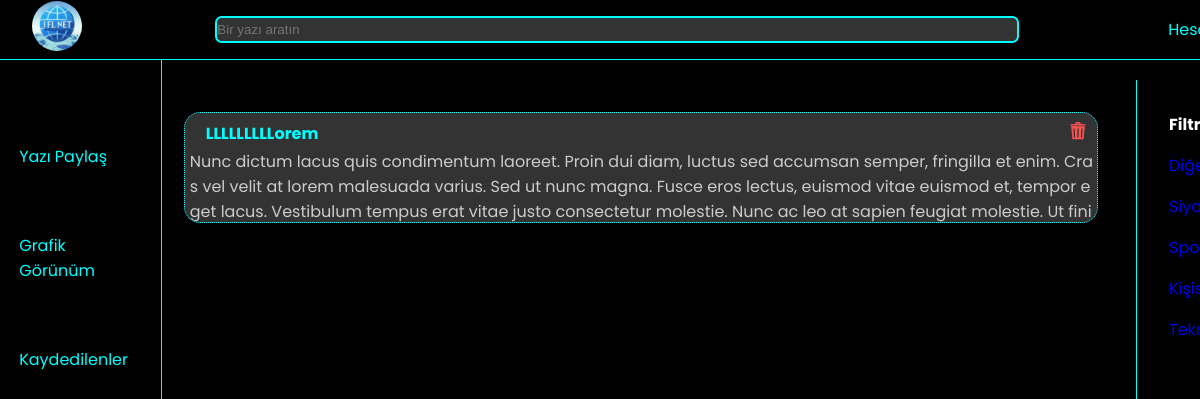
The app's page / (signed in) with its own data.
### app.py (models this page shows)
class Yazilar(db.Model):
    id = db.Column(db.Integer, primary_key=True)
    message = db.Column(db.String(10000), nullable=False)
    user_id = db.Column(db.Integer, db.ForeignKey('user.id'), nullable=False)
    baslik = db.Column(db.String(50), nullable=False, unique=True)
    kaydedilme_sayısı = db.relationship('YaziKaydet',backref='Yazilar',lazy='dynamic')
    kategori = db.Column(db.String(50),nullable=False, default="Diğer")

### app.py (the view)
@app.route('/')
def home():
    if current_user.is_authenticated:
        filter = request.args.get('filter',  type = str)
        if filter:
            yazilar = Yazilar.query.filter(Yazilar.kategori == filter)
            if  yazilar.count() < 1:
                yazilar = None
        else:
            yazilar = Yazilar.query.all()
        return  render_template('home.html', yazilar = yazilar, c_user = current_user, filtre=filter,kategoriler = ["diğer", "siyaset", "spor", "kişisel-gelişim", "teknoloji"])
    else:
        return "Lütfen giriş yapın"

### app.py (called while the page is built)
@login_manager.user_loader
def load_user(user_id):
    return User.query.get(int(user_id))

@app.before_request
def make_session_permanent():
    session.permanent = True

### templates/home.html (shortened to what this page needs)
{% extends "base.html" %}
{%block title%} <title>IFLNET</title>
<link rel="stylesheet" href="../static/css/home/main.css">
{%endblock%}
{% block content %}
    <section class="ana">
        <div class="yazilar">
            <ul class="yazi">
                {% if yazilar %}
                    {% for yazi in yazilar|reverse %}
                        <a class="yazi-link" href="/yazi/{{yazi.baslik}}"> <li>
                            <div class="post-ici">
                                <div class="baslik-kismi">
                                    <span class="baslik-class"> {{yazi.baslik}} </span><span class="uzat"></a></span>
                                    {% if c_user.id == yazi.user_id %}
                                    <a href="/yazi/{{yazi.baslik}}/kaldir"><img src="../static/images/sil.svg" alt="Sil" width="20px"></a>
                                    {% endif %}
                                    <a class="yazi-link" href="/yazi/{{yazi.baslik}}">
                                </div>
                                <br> <div class="yazi-icerik">
                                    {{yazi.message|safe}}
                                </div> </div> </li></a>
                    {% endfor %}
                {% else %}
                    <div class="bulunamadi">
                        <h3>Hiçbir yazı bulunamadı.</h3> <img src="../static/images/sad-doge.png" alt="sad doge" width="400px">
                    </div>
                {% endif %}
        <div class="filtre" id="filtre">
            <ul>
                <div class="label-bas">
                    {% if filtre %}
                    <a href="/"><span class="aktif-label">Filtreleri <br>Kaldır</span></a>
                    {% else %}
                    <span class="deaktif-label"><b>Filtrele</b></span>
                    {% endif %}
                </div>
                {% for kategori in kategoriler %}
                    {% if filter == kategori %}
                        <li class="aktif"><a href="/">{{kategori}} <span class="x">✓</span></a></li>
                    {% else %}
                        <li><a href="http://127.0.0.1:5000/?filter={{kategori}}">{{kategori}}</a></li>
                    {% endif %}
                {% endfor %}
            </ul>
        </div>
    </section>
{% endblock %}

### static/css/home/main.css (style rules this page uses)
section.ana { margin-left: 10em; display: inline-flex; color: white; }
section.ana .yazilar { margin: 1em 0.5em 0 0.5em; width: 60em; }
section.ana .yazilar .yazi-link { z-index: 5; }
section.ana .yazilar span { font-weight: bold; margin-left: 1em; margin-top: -0.5em; overflow: hidden; color: var(--vurgu); }
section.ana .yazilar a { text-decoration: none; color: whitesmoke; }
section.ana .yazilar a { text-decoration: none; color: var(--acik-gri); }
section.ana .yazilar p { overflow: hidden; }
section.ana .yazilar li { cursor: pointer; background-color: var(--koyu-gri); margin-top: 1em; margin-left: -1.5em; width: 57em; border: 1px dotted var(--vurgu); border-radius: 1em; height: 6.8em; overflow-y: hidden; }
section.ana .yazilar li .post-ici { display: inline-block; margin-left: 0.3em; margin-top: 0.5em; }
section.ana .yazilar li .post-ici .yazi-icerik { margin-top: -0.8em; word-break: break-all; }
section.ana .yazilar li .baslik-kismi { display: inline-flex; }
section.ana .yazilar li .baslik-kismi img { position: absolute; right: 3em; margin-bottom: 0; }
.filtre { position: fixed; background-color: var(--main); width: 10em; height: 999em; margin-left: 61em; border-left: 1px solid var(--vurgu); }
.filtre .label-bas { margin-left: -0.5em; }
.filtre ul { margin-top: 2em; text-transform: capitalize; }
.filtre ul span { paddings-bottom: 2em; padding-left: -0.1em; }
.filtre ul li { margin-top: 1em; margin-left: -0.5em; color: var(--vurgu); }
.filtre ul li a { text-decoration: none; }

### static/css/base/main.css (style rules this page uses)
:root { --main: #000000; --vurgu: #00FFFF; --koyu-gri: #333333; --acik-gri: #CCCCCC; }
span { pointer-events: none; white-space: nowrap; }
body { display: inline-block; background: var(--main); font-family: "Poppins"; margin: 0; position: relative; }
ul { list-style-type: none; }

### records on screen
Yazilar: baslik "LLLLLLLLLorem", message "Nunc dictum lacus quis condimentum laoreet. Proin dui diam, luctus sed accumsan semper, fringilla et enim. Cras vel velit at lorem malesuada varius. Sed ut nunc magna. Fusce eros lectus, euismod vitae euismod et, tempor eget lacus. Vestibulum tempus erat vitae justo consectetur molestie. Nunc ac leo at sapien feugiat molestie. Ut…"
